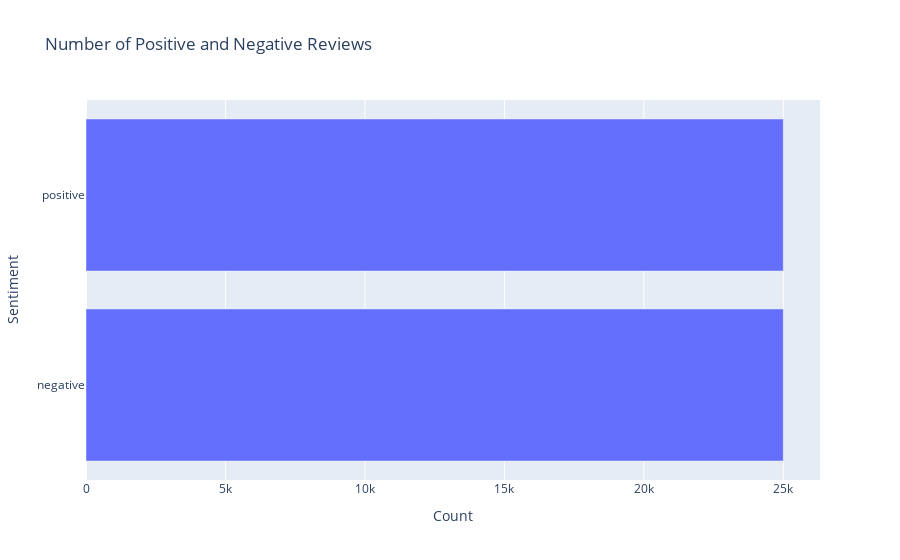

The notebook cell saved with this chart:
### Code cell
# Plot the bar plot for number of positive and negative reviews (EDA)

fig = px.bar(sentiment_df, x='sentiment',
             title='Number of Positive and Negative Reviews')
fig.update_layout(
    yaxis=dict(title='Sentiment'),
    xaxis=dict(title='Count')
)
fig.show()
fig.write_image('Sentiment_EDA.jpeg')

### Figure 1 — Plotly figure (JSON) as saved in the notebook; plotly's stock layout.template omitted (floating-point values rounded to 4 significant figures)
{"data": [{"alignmentgroup": "True", "hovertemplate": "sentiment=%{x}<br>index=%{y}<extra></extra>", "legendgroup": "", "marker": {"color": "#636efa"}, "name": "", "offsetgroup": "", "orientation": "h", "showlegend": false, "textposition": "auto", "type": "bar", "x": [25000, 25000], "xaxis": "x", "y": ["negative", "positive"], "yaxis": "y"}], "layout": {"barmode": "relative", "legend": {"tracegroupgap": 0}, "title": {"text": "Number of Positive and Negative Reviews"}, "xaxis": {"anchor": "y", "domain": [0, 1], "title": {"text": "Count"}}, "yaxis": {"anchor": "x", "domain": [0, 1], "title": {"text": "Sentiment"}}}}
